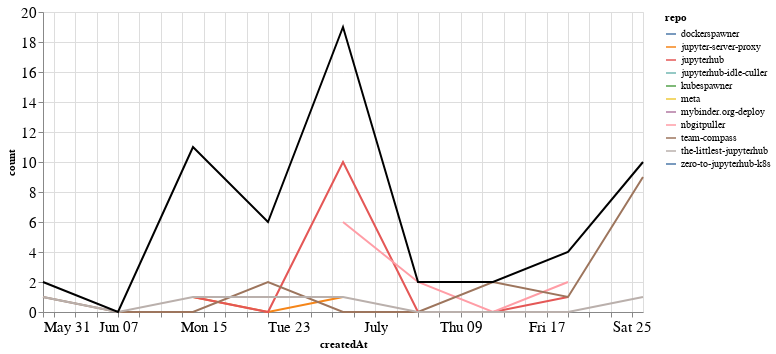

Notebook code for this chart:
### Markdown cell above
## Comments

### Code cell
comments_time = comments.groupby('repo').resample('W', on='createdAt').count()['author'].reset_index()
comments_time = comments_time.rename(columns={'author': 'count'})
comments_time_total = comments_time.groupby('createdAt').agg({"count": "sum"}).reset_index()
ch1 = alt.Chart(comments_time, width=600).mark_line().encode(
    x='createdAt',
    y='count',
    color='repo',
    tooltip="repo"
)

ch2 = alt.Chart(comments_time_total, width=600).mark_line(color="black").encode(
    x='createdAt',
    y='count',
)

ch1 + ch2

### Figure 1 — Vega-Lite specification as saved in the notebook (floating-point values rounded to 4 significant figures)
{"config": {"axisLeft": {"labelFontSize": 15}, "axisBottom": {"labelFontSize": 15}}, "layer": [{"data": {"name": "data-5a9f7eb81674d2bd5e8fe3c0b666ca79"}, "mark": "line", "encoding": {"color": {"type": "nominal", "field": "repo"}, "tooltip": {"type": "nominal", "field": "repo"}, "x": {"type": "temporal", "field": "createdAt"}, "y": {"type": "quantitative", "field": "count"}}, "width": 600}, {"data": {"name": "data-5a2c7720d3531418f98192aa52c4c644"}, "mark": {"type": "line", "color": "black"}, "encoding": {"x": {"type": "temporal", "field": "createdAt"}, "y": {"type": "quantitative", "field": "count"}}, "width": 600}], "$schema": "https://vega.github.io/schema/vega-lite/v4.8.1.json", "datasets": {"data-5a9f7eb81674d2bd5e8fe3c0b666ca79": [{"repo": "dockerspawner", "createdAt": "2020-06-14T00:00:00", "count": 4}, {"repo": "jupyter-server-proxy", "createdAt": "2020-06-14T00:00:00", "count": 1}, {"repo": "jupyter-server-proxy", "createdAt": "2020-06-21T00:00:00", "count": 0}, {"repo": "jupyter-server-proxy", "createdAt": "2020-06-28T00:00:00", "count": 1}, {"repo": "jupyterhub", "createdAt": "2020-06-14T00:00:00", "count": 1}, {"repo": "jupyterhub", "createdAt": "2020-06-21T00:00:00", "count": 0}, {"repo": "jupyterhub", "createdAt": "2020-06-28T00:00:00", "count": 10}, {"repo": "jupyterhub", "createdAt": "2020-07-05T00:00:00", "count": 0}, {"repo": "jupyterhub", "createdAt": "2020-07-12T00:00:00", "count": 0}, {"repo": "jupyterhub", "createdAt": "2020-07-19T00:00:00", "count": 1}, {"repo": "jupyterhub-idle-culler", "createdAt": "2020-06-14T00:00:00", "count": 1}, {"repo": "jupyterhub-idle-culler", "createdAt": "2020-06-21T00:00:00", "count": 1}, {"repo": "kubespawner", "createdAt": "2020-06-21T00:00:00", "count": 1}, {"repo": "meta", "createdAt": "2020-06-28T00:00:00", "count": 1}, {"repo": "mybinder.org-deploy", "createdAt": "2020-06-21T00:00:00", "count": 1}, {"repo": "nbgitpuller", "createdAt": "2020-06-28T00:00:00", "count": 6}, {"repo": "nbgitpuller", "createdAt": "2020-07-05T00:00:00", "count": 2}, {"repo": "nbgitpuller", "createdAt": "2020-07-12T00:00:00", "count": 0}, {"repo": "nbgitpuller", "createdAt": "2020-07-19T00:00:00", "count": 2}, {"repo": "team-compass", "createdAt": "2020-05-31T00:00:00", "count": 1}, {"repo": "team-compass", "createdAt": "2020-06-07T00:00:00", "count": 0}, {"repo": "team-compass", "createdAt": "2020-06-14T00:00:00", "count": 0}, {"repo": "team-compass", "createdAt": "2020-06-21T00:00:00", "count": 2}, {"repo": "team-compass", "createdAt": "2020-06-28T00:00:00", "count": 0}, {"repo": "team-compass", "createdAt": "2020-07-05T00:00:00", "count": 0}, {"repo": "team-compass", "createdAt": "2020-07-12T00:00:00", "count": 2}, {"repo": "team-compass", "createdAt": "2020-07-19T00:00:00", "count": 1}, {"repo": "team-compass", "createdAt": "2020-07-26T00:00:00", "count": 9}, {"repo": "the-littlest-jupyterhub", "createdAt": "2020-05-31T00:00:00", "count": 1}, {"repo": "the-littlest-jupyterhub", "createdAt": "2020-06-07T00:00:00", "count": 0}, {"repo": "the-littlest-jupyterhub", "createdAt": "2020-06-14T00:00:00", "count": 1}, {"repo": "the-littlest-jupyterhub", "createdAt": "2020-06-21T00:00:00", "count": 1}, {"repo": "the-littlest-jupyterhub", "createdAt": "2020-06-28T00:00:00", "count": 1}, {"repo": "the-littlest-jupyterhub", "createdAt": "2020-07-05T00:00:00", "count": 0}, {"repo": "the-littlest-jupyterhub", "createdAt": "2020-07-12T00:00:00", "count": 0}, {"repo": "the-littlest-jupyterhub", "createdAt": "2020-07-19T00:00:00", "count": 0}, {"repo": "the-littlest-jupyterhub", "createdAt": "2020-07-26T00:00:00", "count": 1}, {"repo": "zero-to-jupyterhub-k8s", "createdAt": "2020-06-14T00:00:00", "count": 3}], "data-5a2c7720d3531418f98192aa52c4c644": [{"createdAt": "2020-05-31T00:00:00", "count": 2}, {"createdAt": "2020-06-07T00:00:00", "count": 0}, {"createdAt": "2020-06-14T00:00:00", "count": 11}, {"createdAt": "2020-06-21T00:00:00", "count": 6}, {"createdAt": "2020-06-28T00:00:00", "count": 19}, {"createdAt": "2020-07-05T00:00:00", "count": 2}, {"createdAt": "2020-07-12T00:00:00", "count": 2}, {"createdAt": "2020-07-19T00:00:00", "count": 4}, {"createdAt": "2020-07-26T00:00:00", "count": 10}]}}
